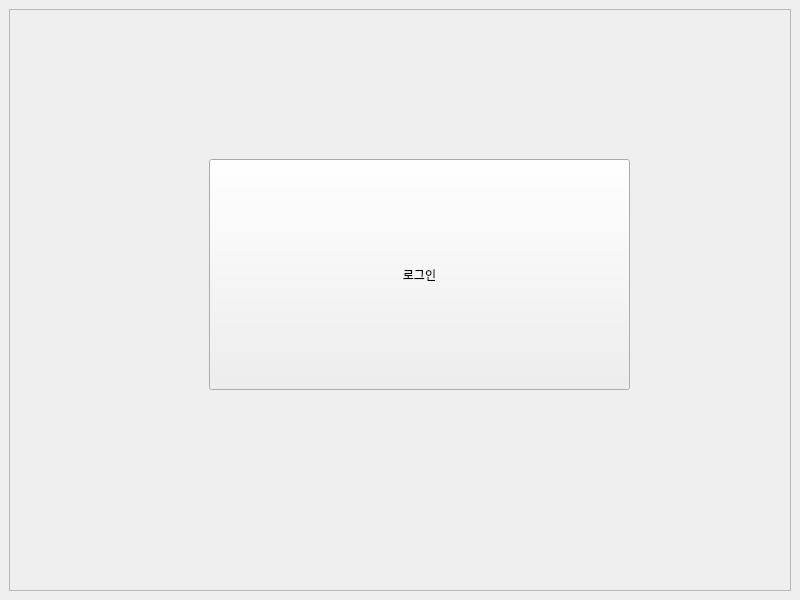
<?xml version="1.0" encoding="UTF-8"?>
<ui version="4.0">
 <class>LoginScreen</class>
 <widget class="QMainWindow" name="LoginScreen">
  <property name="geometry">
   <rect>
    <x>0</x>
    <y>0</y>
    <width>800</width>
    <height>600</height>
   </rect>
  </property>
  <property name="windowTitle">
   <string>MainWindow</string>
  </property>
  <widget class="QWidget" name="centralwidget">
   <layout class="QVBoxLayout" name="verticalLayout_2">
    <item>
     <widget class="QFrame" name="frame">
      <property name="frameShape">
       <enum>QFrame::StyledPanel</enum>
      </property>
      <property name="frameShadow">
       <enum>QFrame::Raised</enum>
      </property>
      <widget class="QPushButton" name="pushButton">
       <property name="geometry">
        <rect>
         <x>200</x>
         <y>150</y>
         <width>421</width>
         <height>231</height>
        </rect>
       </property>
       <property name="text">
        <string>로그인</string>
       </property>
      </widget>
     </widget>
    </item>
   </layout>
  </widget>
 </widget>
 <resources/>
 <connections/>
</ui>
